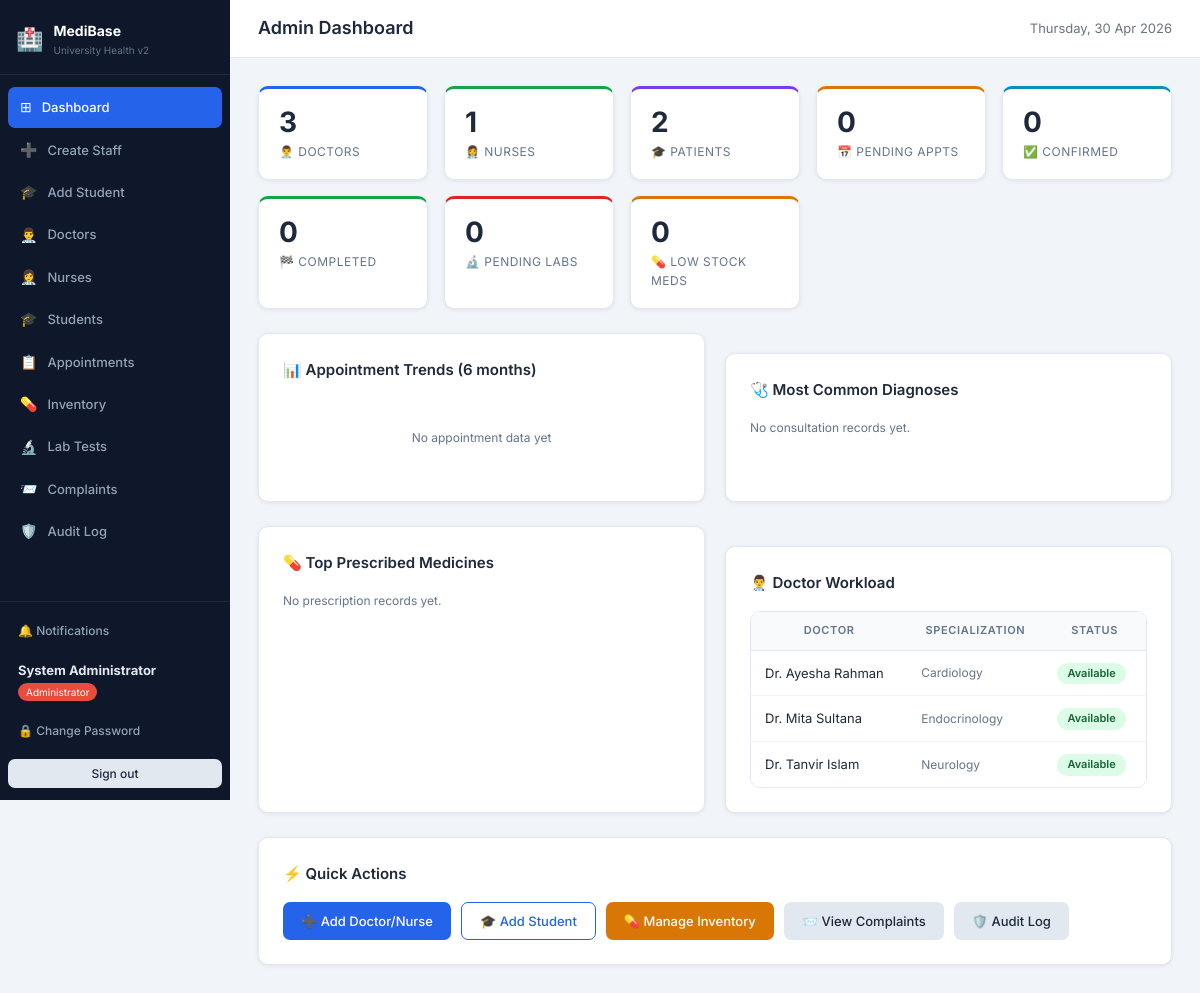
The app's page /public/admin/dashboard.php (signed in) with its own data.
### tables this page shows
CREATE TABLE `doctors` (
  `doctor_id`          INT UNSIGNED NOT NULL AUTO_INCREMENT,
  `user_id`            INT UNSIGNED NOT NULL,
  `employee_id`        VARCHAR(50) NOT NULL,
  `full_name`          VARCHAR(150) DEFAULT NULL,
  `specialization`     VARCHAR(150) DEFAULT NULL,
  `department`         VARCHAR(100) DEFAULT NULL,
  `consultation_fee`   DECIMAL(10,2) DEFAULT NULL,
  `contact_number`     VARCHAR(20) DEFAULT NULL,
  `gender`             ENUM('Male','Female','Other') DEFAULT NULL,
  `availability_status` ENUM('Available','Unavailable','On Leave') NOT NULL DEFAULT 'Available',
  `bio`                TEXT DEFAULT NULL,
  `address`            TEXT DEFAULT NULL,
  `created_at`         DATETIME NOT NULL DEFAULT CURRENT_TIMESTAMP,
  PRIMARY KEY (`doctor_id`),
  UNIQUE KEY `uq_doctors_user`     (`user_id`),
  UNIQUE KEY `uq_doctors_employee` (`employee_id`),
  KEY `idx_doctors_name`   (`full_name`),
  KEY `idx_doctors_spec`   (`specialization`),
  KEY `idx_doctors_status` (`availability_status`),
  CONSTRAINT `fk_doctors_user` FOREIGN KEY (`user_id`) REFERENCES `user` (`user_id`)
    ON DELETE CASCADE ON UPDATE CASCADE
);

### app/controllers/AdminController.php (called while the page is built, shortened)
<?php
require_once __DIR__ . '/../../config/db.php';
require_once __DIR__ . '/../models/UserModel.php';
require_once __DIR__ . '/../models/DoctorModel.php';
require_once __DIR__ . '/../models/AppointmentModel.php';
require_once __DIR__ . '/../models/MedicineModel.php';
require_once __DIR__ . '/../models/ConsultationModel.php';
require_once __DIR__ . '/../models/LabTestModel.php';
class AdminController {
    private UserModel        $users;
    private DoctorModel      $doctors;
    private AppointmentModel $appointments;
    private MedicineModel    $medicines;
    private ConsultationModel $consultations;
    private LabTestModel     $labTests;
    public function __construct() {
        $this->users         = new UserModel();
        $this->doctors       = new DoctorModel();
        $this->appointments  = new AppointmentModel();
        $this->medicines     = new MedicineModel();
        $this->consultations = new ConsultationModel();
        $this->labTests      = new LabTestModel();
    }
    private function layout(string $pageTitle, string $viewFile, array $vars = []): void {
        extract($vars);
        include __DIR__ . '/../views/shared/header.php';
        include __DIR__ . '/../views/admin/' . $viewFile;
        include __DIR__ . '/../views/shared/footer.php';
    }
    public function dashboard(): void {
        $counts       = $this->users->countByRole();
        $apptStats    = $this->appointments->countAllByStatus();
        $doctors      = $this->doctors->getAll();
        $lowStock     = $this->medicines->getLowStock();
        $monthlyAppts = $this->appointments->getMonthlyStats();
        $commonDx     = $this->consultations->commonDiagnoses();
        $topMeds      = $this->medicines->totalUsage();
        $pendingLabs  = $this->labTests->getAll('Requested');
        $this->layout('Admin Dashboard', 'dashboard.php', compact(
            'counts','apptStats','doctors','nurses','students',
            'lowStock','expiring','openComplaints','monthlyAppts',
            'commonDx','topMeds','pendingLabs','unread'
        ));
    }
}

### public/admin/dashboard.php (called while the page is built, shortened)
<?php
require_once __DIR__ . '/../../app/controllers/AdminController.php';
(new AdminController())->dashboard();

### config/db.php (called while the page is built, shortened)
<?php
function getDB(): PDO {
    static $pdo = null;
    if ($pdo !== null) return $pdo;
    $dsn = "mysql:host=".DB_HOST.";port=".DB_PORT
          .";dbname=".DB_NAME.";charset=".DB_CHARSET;
    try {
        $pdo = new PDO($dsn, DB_USER, DB_PASS, [
            PDO::ATTR_ERRMODE            => PDO::ERRMODE_EXCEPTION,
            PDO::ATTR_DEFAULT_FETCH_MODE => PDO::FETCH_ASSOC,
            PDO::ATTR_EMULATE_PREPARES   => false,
        ]);
    } catch (PDOException $e) {
        http_response_code(500);
        die('<div style="font-family:sans-serif;max-width:600px;margin:60px auto;padding:30px;
             border:1px solid #fca5a5;border-radius:10px;background:#fef2f2;color:#991b1b">
             <h2>⚠️ Database Connection Failed</h2>
             <p style="margin-top:10px"><strong>Error:</strong> '.htmlspecialchars($e->getMessage()).'</p>
             <hr style="margin:16px 0;border-color:#fecaca">
             <p><strong>Fix:</strong> Open <code>config/db.php</code> and check:</p>
             <ul style="margin-top:8px;line-height:2">
               <li>DB_NAME is <code>medibase_uni</code> (imported from medibase_enhanced.sql)</li>
               <li>DB_USER is <code>root</code></li>
               <li>DB_PASS is blank for standard XAMPP</li>
               <li>MySQL/MariaDB is running in XAMPP Control Panel</li>
             </ul>
        </div>');
    }
    return $pdo;
}

### app/models/UserModel.php (called while the page is built, shortened)
<?php
require_once __DIR__ . '/../../config/db.php';
class UserModel {
    private PDO $db;
    public function __construct() { $this->db = getDB(); }
    public function countByRole(): array {
        $st  = $this->db->query(
            'SELECT user_type, COUNT(*) AS total FROM `user` GROUP BY user_type');
        $out = [];
        foreach ($st->fetchAll() as $row)
            $out[$row['user_type']] = (int)$row['total'];
        return $out;
    }
}

### app/models/DoctorModel.php (called while the page is built, shortened)
<?php
require_once __DIR__ . '/../../config/db.php';
class DoctorModel {
    private PDO $db;
    public function __construct() { $this->db = getDB(); }
    public function getAll(): array {
        return $this->db->query(
            'SELECT d.*, u.email, u.is_first_login
             FROM `doctors` d
             JOIN `user` u ON u.user_id = d.user_id
             ORDER BY d.full_name, d.employee_id')->fetchAll();
    }
}

### app/models/AppointmentModel.php (called while the page is built, shortened)
<?php
require_once __DIR__ . '/../../config/db.php';
class AppointmentModel {
    private PDO $db;
    public function __construct() { $this->db = getDB(); }
    public function countAllByStatus(): array {
        $st  = $this->db->query(
            'SELECT status, COUNT(*) AS cnt FROM `appointments` GROUP BY status');
        $out = ['Pending'=>0,'Confirmed'=>0,'Completed'=>0,'Cancelled'=>0,'total'=>0];
        foreach ($st->fetchAll() as $r) {
            $out[$r['status']]  = (int)$r['cnt'];
            $out['total']      += (int)$r['cnt'];
        }
        return $out;
    }
    public function getMonthlyStats(): array {
        $st = $this->db->query(
            "SELECT DATE_FORMAT(appointment_date,'%b %Y') AS month,
                    COUNT(*) AS total
             FROM `appointments`
             WHERE appointment_date >= DATE_SUB(NOW(), INTERVAL 6 MONTH)
             GROUP BY DATE_FORMAT(appointment_date,'%Y-%m')
             ORDER BY appointment_date ASC");
        return $st->fetchAll();
    }
}

### app/models/LabTestModel.php (called while the page is built, shortened)
<?php
require_once __DIR__ . '/../../config/db.php';
class LabTestModel {
    private PDO $db;
    public function __construct() { $this->db = getDB(); }
    public function getAll(?string $status = null): array {
        $sql = 'SELECT lt.*, s.full_name AS student_name, s.student_uid,
                       d.full_name AS doctor_name
                FROM `lab_tests` lt
                JOIN `students` s ON s.student_id = lt.student_id
                JOIN `doctors`  d ON d.doctor_id  = lt.doctor_id
                WHERE 1=1';
        $params = [];
        if ($status) { $sql .= ' AND lt.status = ?'; $params[] = $status; }
        $sql .= ' ORDER BY lt.request_date DESC';
        $st = $this->db->prepare($sql);
        $st->execute($params);
        return $st->fetchAll();
    }
}

### app/models/MedicineModel.php (called while the page is built, shortened)
<?php
require_once __DIR__ . '/../../config/db.php';
class MedicineModel {
    private PDO $db;
    public function __construct() { $this->db = getDB(); }
    public function getLowStock(): array {
        return $this->db->query(
            'SELECT * FROM `medicines`
             WHERE quantity <= low_stock_threshold
             ORDER BY quantity ASC')->fetchAll();
    }
    public function totalUsage(): array {
        return $this->db->query(
            'SELECT m.medicine_name, COUNT(p.prescription_id) AS times_prescribed
             FROM `prescriptions` p
             JOIN `medicines` m ON m.medicine_id = p.medicine_id
             GROUP BY m.medicine_id, m.medicine_name
             ORDER BY times_prescribed DESC
             LIMIT 10')->fetchAll();
    }
}

### app/models/ConsultationModel.php (called while the page is built, shortened)
<?php
require_once __DIR__ . '/../../config/db.php';
class ConsultationModel {
    private PDO $db;
    public function __construct() { $this->db = getDB(); }
    public function commonDiagnoses(): array {
        $st = $this->db->query(
            'SELECT diagnosis, COUNT(*) AS cnt
             FROM `consultations`
             WHERE diagnosis IS NOT NULL AND diagnosis != \'\'
             GROUP BY diagnosis
             ORDER BY cnt DESC
             LIMIT 10');
        return $st->fetchAll();
    }
}

### app/views/admin/dashboard.php (the view, shortened to what this page needs)
<div class="stat-grid">
  <div class="stat-card blue">
    <div class="num"><?= $counts['doctor'] ?? 0 ?></div>
    <div class="lbl">👨‍⚕️ Doctors</div>
  </div>
  <div class="stat-card green">
    <div class="num"><?= $counts['nurse'] ?? 0 ?></div>
    <div class="lbl">👩‍⚕️ Nurses</div>
  </div>
  <div class="stat-card purple">
    <div class="num"><?= $counts['student'] ?? 0 ?></div>
    <div class="lbl">🎓 Patients</div>
  </div>
  <div class="stat-card orange">
    <div class="num"><?= $apptStats['Pending'] ?></div>
    <div class="lbl">📅 Pending Appts</div>
  </div>
  <div class="stat-card teal">
    <div class="num"><?= $apptStats['Confirmed'] ?></div>
    <div class="lbl">✅ Confirmed</div>
  </div>
  <div class="stat-card green">
    <div class="num"><?= $apptStats['Completed'] ?></div>
    <div class="lbl">🏁 Completed</div>
  </div>
  <div class="stat-card red">
    <div class="num"><?= count($pendingLabs) ?></div>
    <div class="lbl">🔬 Pending Labs</div>
  </div>
  <div class="stat-card orange">
    <div class="num"><?= count($lowStock) ?></div>
    <div class="lbl">💊 Low Stock Meds</div>
  </div>
</div>
<div class="grid-2">
  <div class="card">
    <div class="card-title">📊 Appointment Trends (6 months)</div>
    <?php if ($monthlyAppts): ?>
      <div style="display:flex;align-items:flex-end;gap:8px;height:120px">
        <?php
          $maxVal = max(array_column($monthlyAppts, 'total')) ?: 1;
          foreach ($monthlyAppts as $m):
            $h = round(($m['total']/$maxVal)*100);
        ?>
        <div style="flex:1;display:flex;flex-direction:column;align-items:center;gap:4px">
          <span style="font-size:11px;font-weight:600;color:#2563eb"><?= $m['total'] ?></span>
          <div style="width:100%;background:#2563eb;border-radius:4px 4px 0 0;height:<?= $h ?>px"></div>
          <span style="font-size:10px;color:#64748b;white-space:nowrap"><?= $m['month'] ?></span>
        </div>
        <?php endforeach; ?>
      </div>
    <?php else: ?>
      <p class="text-muted text-center" style="padding:30px 0">No appointment data yet</p>
    <?php endif; ?>
  </div>
  <div class="card">
    <div class="card-title">🩺 Most Common Diagnoses</div>
    <?php if ($commonDx): ?>
      <?php foreach ($commonDx as $dx): ?>
        <div style="display:flex;justify-content:space-between;align-items:center;margin-bottom:8px;font-size:13px">
          <span><?= htmlspecialchars($dx['diagnosis']) ?></span>
          <span class="pill pill-blue"><?= $dx['cnt'] ?> cases</span>
        </div>
      <?php endforeach; ?>
    <?php else: ?>
      <p class="text-muted">No consultation records yet.</p>
    <?php endif; ?>
  </div>
</div>
<div class="grid-2 mt-24">
  <div class="card">
    <div class="card-title">💊 Top Prescribed Medicines</div>
    <?php if ($topMeds): ?>
      <?php foreach ($topMeds as $med): ?>
        <div style="display:flex;justify-content:space-between;margin-bottom:6px;font-size:13px">
          <span><?= htmlspecialchars($med['medicine_name']) ?></span>
          <span class="pill pill-green"><?= $med['times_prescribed'] ?>×</span>
        </div>
      <?php endforeach; ?>
    <?php else: ?>
      <p class="text-muted">No prescription records yet.</p>
    <?php endif; ?>
  </div>
  <div class="card">
    <div class="card-title">👨‍⚕️ Doctor Workload</div>
    <div class="table-wrap">
      <table>
        <thead><tr><th>Doctor</th><th>Specialization</th><th>Status</th></tr></thead>
        <tbody>
          <?php foreach ($doctors as $d): ?>
          <tr>
            <td><?= htmlspecialchars($d['full_name'] ?? $d['employee_id']) ?></td>
            <td class="text-muted"><?= htmlspecialchars($d['specialization'] ?? '—') ?></td>
            <td>
              <?php $s = $d['availability_status'];
                $cls = $s === 'Available' ? 'pill-green' : ($s === 'On Leave' ? 'pill-red' : 'pill-yellow');
              ?>
              <span class="pill <?= $cls ?>"><?= $s ?></span>
            </td>
          </tr>
          <?php endforeach; ?>
        </tbody>
      </table>
    </div>
  </div>
</div>
<div class="card mt-24">
  <div class="card-title">⚡ Quick Actions</div>
  <div style="display:flex;flex-wrap:wrap;gap:10px">
    <a href="<?= BASE_URL ?>/public/admin/create-staff.php" class="btn btn-primary">➕ Add Doctor/Nurse</a>
    <a href="<?= BASE_URL ?>/public/admin/add-student.php" class="btn btn-outline">🎓 Add Student</a>
    <a href="<?= BASE_URL ?>/public/admin/medicines.php" class="btn btn-warning">💊 Manage Inventory</a>
    <a href="<?= BASE_URL ?>/public/admin/feedback.php" class="btn btn-secondary">📨 View Complaints</a>
    <a href="<?= BASE_URL ?>/public/admin/audit-log.php" class="btn btn-secondary">🛡️ Audit Log</a>
  </div>
</div>

### records on screen
doctors: doctor_id "1", user "2", full_name "Dr. Ayesha Rahman", specialization "Cardiology", availability_status "Available"
doctors: full_name "Dr. Mita Sultana", specialization "Endocrinology", availability_status "Available"
doctors: full_name "Dr. Tanvir Islam", specialization "Neurology", availability_status "Available"

### other values on screen
$item['icon'] "⊞"
$item['label'] "Dashboard"
$item['icon'] "➕"
$item['label'] "Create Staff"
$item['icon'] "🎓"
$item['label'] "Add Student"
$item['icon'] "👨‍⚕️"
$item['label'] "Doctors"
$item['icon'] "👩‍⚕️"
$item['label'] "Nurses"
$item['label'] "Students"
$item['icon'] "📋"
$item['label'] "Appointments"
$item['icon'] "💊"
$item['label'] "Inventory"
